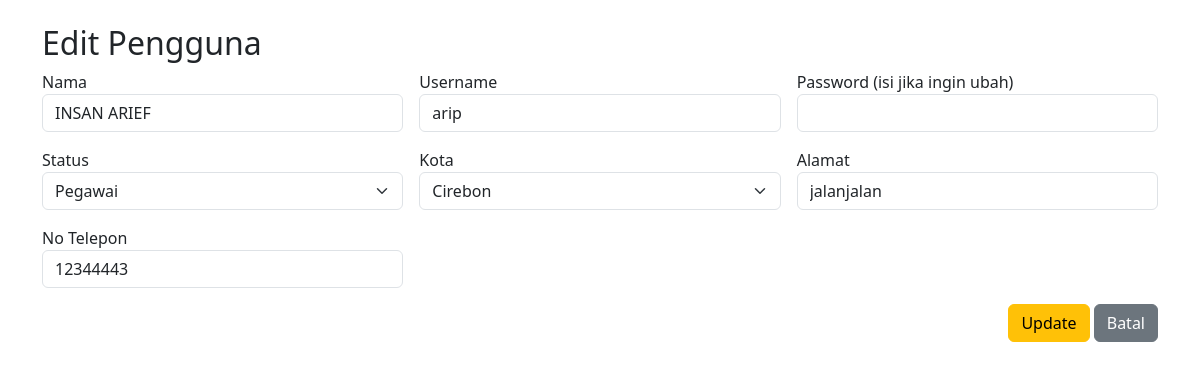
Screenshot of /editpengguna.php?id=9 with the database file from the repository.
### tables this page shows
CREATE TABLE `pelanggan` (
  `id_pelanggan` int(11) NOT NULL,
  `nama` varchar(50) NOT NULL,
  `alamat` varchar(100) NOT NULL,
  `username` varchar(20) NOT NULL,
  `pw` int(10) NOT NULL,
  `status` varchar(20) NOT NULL,
  `no_telepon` varchar(15) NOT NULL,
  `id_kota` int(11) NOT NULL
);

CREATE TABLE `kota` (
  `id_kota` int(11) NOT NULL,
  `nama_kota` varchar(50) NOT NULL
);

### editpengguna.php (the view, shortened to what this page needs)
<?php
include 'koneksi.php';
$id = intval($_GET['id']);
$result = mysqli_query($koneksi, "SELECT * FROM pelanggan WHERE id_pelanggan=$id");
$data = mysqli_fetch_assoc($result);
?>
<!DOCTYPE html>
<html lang="en">
<head>
    <link href="https://cdn.jsdelivr.net/npm/bootstrap@5.3.0/dist/css/bootstrap.min.css" rel="stylesheet" />
</head>
<body class="p-4">
    <div class="container">
        <h2>Edit Pengguna</h2>
        <form method="POST" class="row g-3">
            <div class="col-md-4">
                <label>Nama</label>
                <input type="text" name="nama" class="form-control" value="<?= htmlspecialchars($data['nama']) ?>" required>
            </div>
            <div class="col-md-4">
                <label>Username</label>
                <input type="text" name="username" class="form-control" value="<?= htmlspecialchars($data['username']) ?>" required>
            </div>
            <div class="col-md-4">
                <label>Password (isi jika ingin ubah)</label>
                <input type="password" name="pw" class="form-control">
            </div>
            <div class="col-md-4">
                <label>Status</label>
                <select name="status" class="form-select" required>
                    <option value="pegawai" <?= $data['status']=='pegawai'?'selected':'' ?>>Pegawai</option>
                </select>
            </div>
            <div class="col-md-4">
                <label>Kota</label>
                <select name="id_kota" class="form-select" required>
                    <?php
                    $qkota = mysqli_query($koneksi, "SELECT * FROM kota ORDER BY nama_kota ASC");
                    while ($k = mysqli_fetch_assoc($qkota)):
                    ?>
                        <option value="<?= $k['id_kota'] ?>" <?= $data['id_kota']==$k['id_kota']?'selected':'' ?>>
                            <?= htmlspecialchars($k['nama_kota']) ?>
                        </option>
                    <?php endwhile; ?>
                </select>
            </div>
            <div class="col-md-4">
                <label>Alamat</label>
                <input type="text" name="alamat" class="form-control" value="<?= htmlspecialchars($data['alamat']) ?>" required>
            </div>
            <div class="col-md-4">
                <label>No Telepon</label>
                <input type="text" name="no_telepon" class="form-control" value="<?= htmlspecialchars($data['no_telepon']) ?>" required>
            </div>
            <div class="col-12 text-end">
                <button type="submit" name="update" class="btn btn-warning">Update</button>
                <a href="kelolapengguna.php" class="btn btn-secondary">Batal</a>
            </div>
        </form>
    </div>
</body>
</html>

### rows the page displays
pelanggan: nama "INSAN ARIEF", username "arip", status "Pegawai", id_kota "Cirebon", alamat "jalanjalan", no_telepon "12344443"
